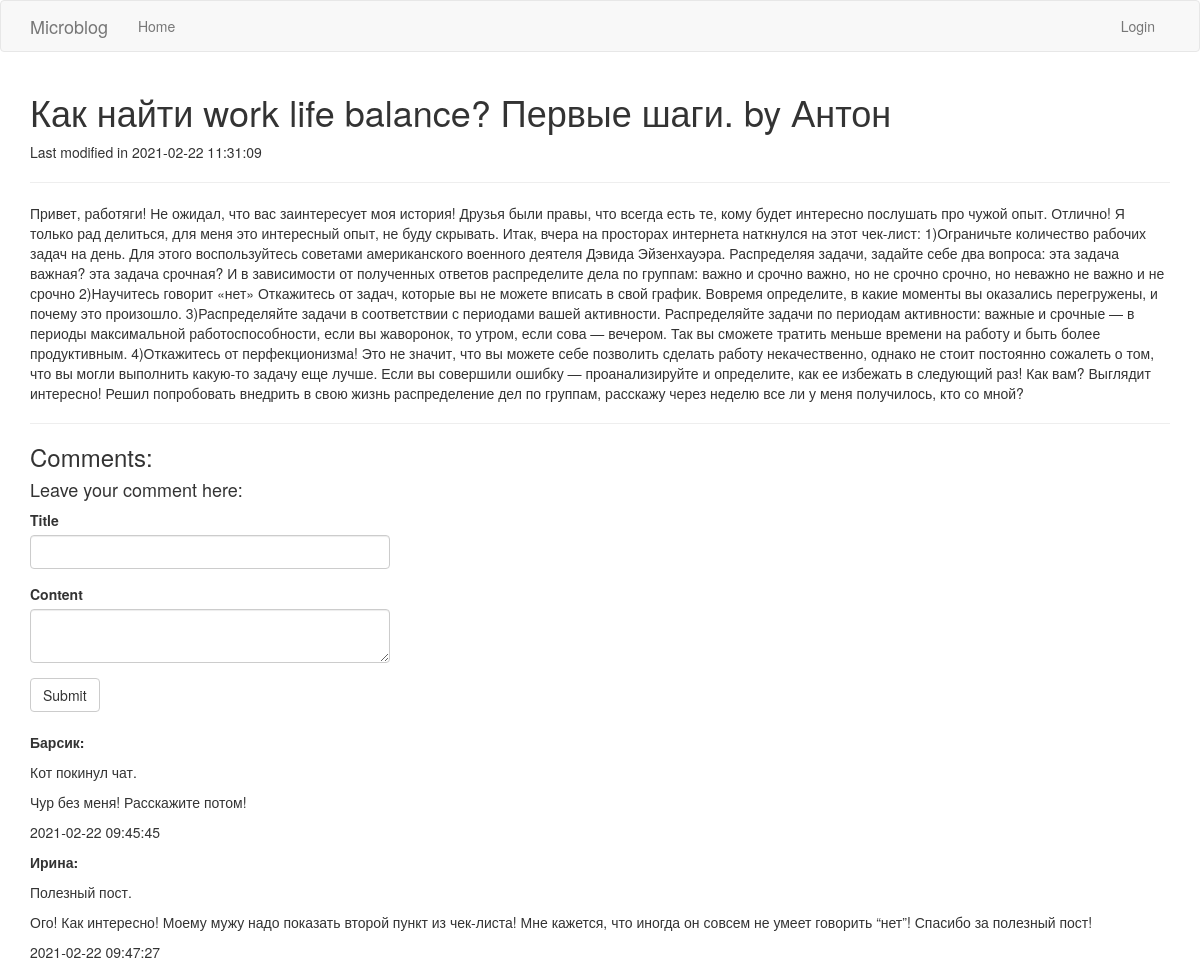
Screenshot of /post/2 with the database file from the repository.
### blog/models.py (models this page shows, shortened)
class Posts(db.Model):
    id = db.Column(db.Integer, primary_key=True)
    author_id = db.Column(db.Integer, db.ForeignKey('users.id'))
    title = db.Column(db.String(64))
    content = db.Column(db.String(2000))
    publication_datetime = db.Column(db.DateTime, index=True, default=datetime.utcnow)
    comments = db.relationship("Comments", backref="post", lazy="dynamic", cascade="all,delete")

class Users(UserMixin, db.Model):
    id = db.Column(db.Integer, primary_key=True)
    username = db.Column(db.String(64), index=True, unique=True)
    email = db.Column(db.String(120), index=True, unique=True)
    password_hash = db.Column(db.String(128))
    posts = db.relationship("Posts", backref='author', lazy='dynamic', cascade="all,delete")
    comments = db.relationship("Comments", backref="author", lazy="dynamic", cascade="all,delete")

class Comments(db.Model):
    id = db.Column(db.Integer, primary_key=True)
    post_id = db.Column(db.Integer, db.ForeignKey('posts.id'))
    author_id = db.Column(db.Integer, db.ForeignKey('users.id'))
    title = db.Column(db.String(64))
    content = db.Column(db.String(200))
    publication_datetime = db.Column(db.DateTime, index=True, default=datetime.utcnow)

### blog/routes.py (the view, shortened to what this page needs)
@app.route('/post/<post_id>', methods=['GET', 'POST'])
def post(post_id):
    form = CreatePostCommentForm()
    post = Posts.query.filter_by(id=post_id).first()
    author = current_user
    comments = Comments.query.filter_by(post_id=post.id)
    return render_template('post.html', post=post, comments=comments, form=form)

### blog/forms.py
class CreatePostCommentForm(FlaskForm):
    title = StringField("Title", validators=[DataRequired()])
    content = TextAreaField("Content", validators=[Length(min=0, max=2000)])
    submit = SubmitField("Submit")

### blog/templates/post.html (shortened to what this page needs)
{% extends "base.html" %}
{% block app_content %}
    <h1>{{ post.title }} by {{ post.author.username }}</h1>
    <p>Last modified in {{ post.publication_datetime.strftime("%Y-%m-%d %H:%M:%S") }}</p>
    <hr>
    <p>{{ post.content }}</p>
    <hr>
    <h3>Comments:</h3>
    <h4>Leave your comment here:</h4>
    {% include 'create_post_comment.html' %}
    <br>
    {% for comment in comments %}
        <p><b>{{ comment.author.username }}:</b></p>
        <p>{{ comment.title }}</p>
        <p>{{ comment.content }}</p>
        <p>{{ comment.publication_datetime.strftime("%Y-%m-%d %H:%M:%S") }}</p>
    {% endfor %}
{% endblock %}

### rows the page displays
Posts: title "Как найти work life balance? Первые шаги.", publication_datetime "2021-02-22 11:31:09", content "Привет, работяги! Не ожидал, что вас заинтересует моя история! Друзья были правы, что всегда есть те, кому будет интересно послушать про чужой опыт. Отлично! Я только рад делиться, для меня это интересный опыт, не буду скрывать. Итак, вчера на просторах интернета наткнулся на этот чек-лист: 1)Ограничьте количество рабочих задач на день. Для этого воспользуйтесь советами американского военного деятеля Дэвида Эйзенхауэра. Распределяя задачи, задайте себе два вопроса: эта задача важная? эта задача срочная? И в зависимости от полученных ответов распределите дела по группам: важно и срочно важно, но не срочно срочно, но неважно не важно и не срочно 2)Научитесь говорит «нет» Откажитесь от задач,…"
Users: author.username "Антон"
Comments: author.username "Барсик", title "Кот покинул чат.", content "Чур без меня! Расскажите потом!", publication_datetime "2021-02-22 09:45:45"
Comments: author.username "Ирина", title "Полезный пост.", content "Ого! Как интересно! Моему мужу надо показать второй пункт из чек-листа! Мне кажется, что иногда он совсем не умеет говорить “нет”! Спасибо за полезный пост!", publication_datetime "2021-02-22 09:47:27"
